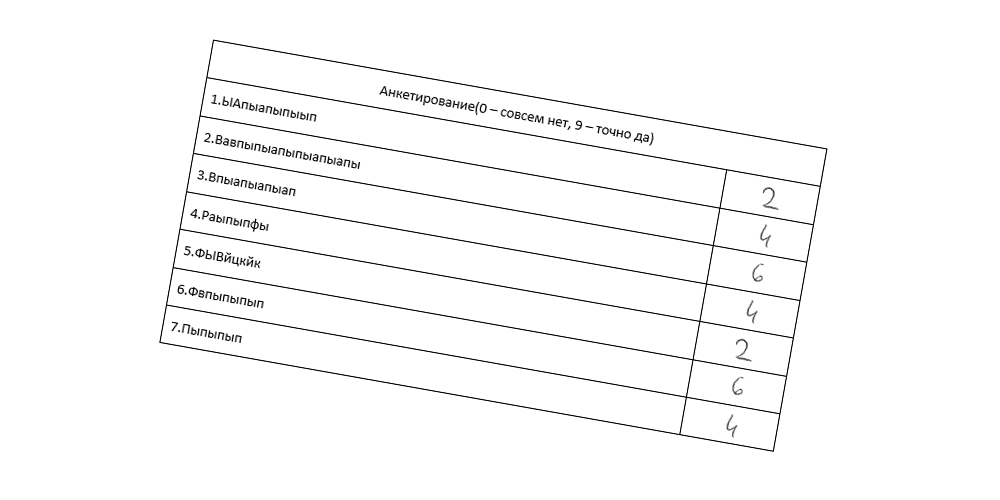
#> input picture res/csv.jpg, 1000 x 500 px
$ python -i opencv_functions_class.py   (imports and definitions only)
#> lines starting #> are read from the running program, lines starting #| are printed output that depends on the picture; after the words box and inside, x2 and y2 are one past the last pixel; in counts of white or black regions, pixels touching at a corner belong together
import cv2
import numpy as np
import itertools
import pytesseract


class OpencvFunctions:
    def __init__(self, image_file):
#> called with image_file = 'res/csv.jpg'
        self.dots = None
        self.rects_coords = None
        self.image = cv2.imread(image_file)
#> self.image is the input picture: shape (500, 1000, 3); min 0, max 255, mean 249.7
        self.height, self.width = self.image.shape[:2]
#> self.height = 500; self.width = 1000
        self.borders = None
        self.gray = cv2.cvtColor(self.image, cv2.COLOR_BGR2GRAY)
        _, self.image_bin = cv2.threshold(self.gray, 128, 255, cv2.THRESH_BINARY_INV)
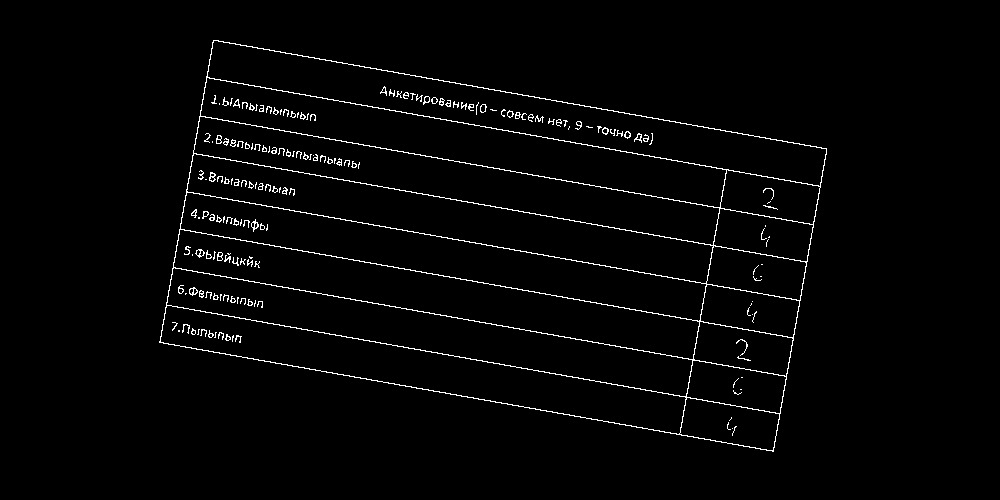
#> self.image_bin: shape (500, 1000); 2.1% white in thin lines or dots, all inside (x1, y1, x2, y2) = (159, 40, 827, 452)

    def load(self):
        """Загружает изображение"""
        self.image = cv2.imread(self.image)

    def normalize(self):
        """Приводит изображение в удобный для работы вид (выравнивание по горизонтали)"""
        gray = cv2.cvtColor(self.image, cv2.COLOR_BGR2GRAY)
        _, img_bin = cv2.threshold(gray, 128, 255, cv2.THRESH_BINARY_INV)
        cords = np.column_stack(np.where(img_bin == 255))
        angle = cv2.minAreaRect(cords)[-1]

        if angle < 45:
            angle = -angle
        else:
            angle = 90 - angle

        (h, w) = self.image.shape[:2]
        center = (w // 2, h // 2)
        rotation_matrix = cv2.getRotationMatrix2D(center, angle, 1.0)
        rotated = cv2.warpAffine(self.image, rotation_matrix, (w, h), flags=cv2.INTER_CUBIC,
                                 borderMode=cv2.BORDER_REPLICATE)
        self.image = rotated

    def get_coords(self):
        """Определение координат ячеек"""
        gray = cv2.cvtColor(self.image, cv2.COLOR_BGR2GRAY)
        _, img_bin = cv2.threshold(gray, 128, 255, cv2.THRESH_BINARY_INV)
        # Выделяем горизонтальные линии при помощи ядра 1x50(горизонтальная линия)
        structuring_element = np.ones((1, 50), np.uint8)
        erode_image = cv2.erode(img_bin, structuring_element, iterations=1)
#> erode_image: shape (500, 1000); every value is 0
        hor = cv2.dilate(erode_image, structuring_element, iterations=1)
        # Выделяем вертикальные линии при помощи ядра 50x1(вертикальная линия)
        structuring_element = np.ones((50, 1), np.uint8)
        erode_image = cv2.erode(img_bin, structuring_element, iterations=1)
        ver = cv2.dilate(erode_image, structuring_element, iterations=1)
        # Применяем бинарное умножение  вертикальных и горизонтальных линий для получения точек пересечения
        self.dots = cv2.bitwise_and(ver, hor)

        coords = []

        # Определяем координаты точек пересечения
        for y in range(self.height):
            for x in range(self.width):
                if self.dots[y][x] == 255:
                    coords.append((x, y))
#> after the loop, coords = []

#> (the run stopped early here; a loop or call above may not have finished)
